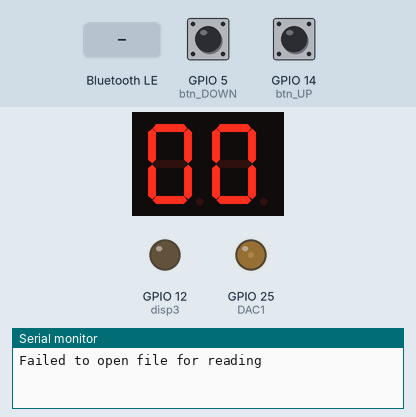
The sketch below on a simulated ESP32. Shown: 2-digit seven-segment display, output pins drawn as LEDs (lit = HIGH), the last lines printed to the serial monitor. Wiring (inferred from the names in the program): 2-digit 7-segment display, segments lit when LOW: segments GPIO 15, GPIO 16, GPIO 17, GPIO 18, GPIO 19, GPIO 21, GPIO 22, GPIO 27; digit selects GPIO 23, GPIO 4. Inputs (shaded band) come from the test bench; at power-on: GPIO 14 (btn_UP) HIGH, GPIO 5 (btn_DOWN) HIGH. Storage starts empty; nothing arrives over Bluetooth unless stated; the segment pins are drawn as the display they are named for; a phone connects over Bluetooth LE 3 s after start; pins used as bus, display or sensor lines are not drawn.

Above: at 2.2 s.
2.3 s: GPIO 14 (btn_UP) pulled LOW for 0.15 s
At 3.1 s:
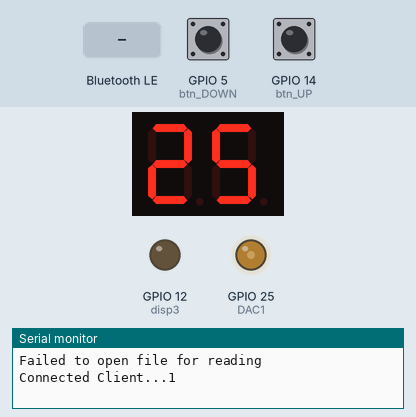
4.0 s: Bluetooth LE write "W" received
At 5.2 s:
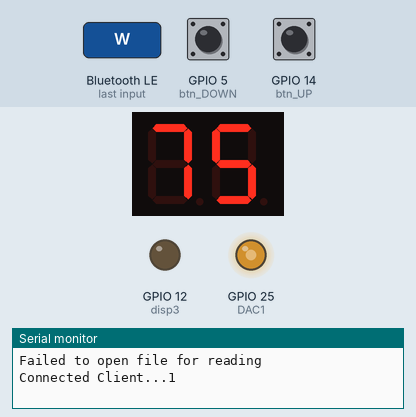
5.5 s: Bluetooth LE write "S" received
At 6.6 s:
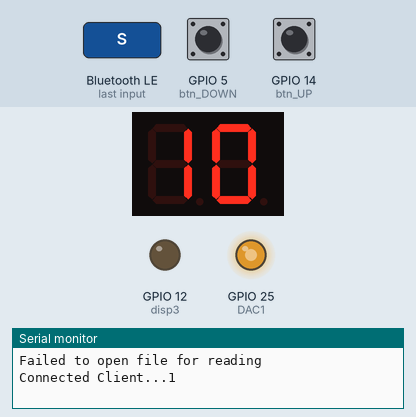
8.5 s: GPIO 5 (btn_DOWN) pulled LOW for 0.15 s
At 9.0 s:
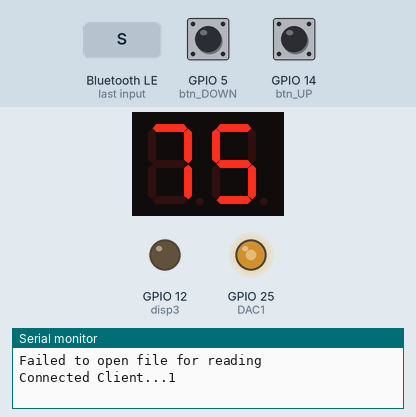
10.2 s: GPIO 5 (btn_DOWN) pulled LOW for 1 s
At 12.4 s:
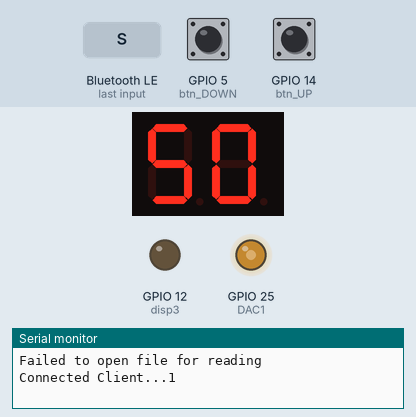
12.7 s: Bluetooth LE write "S" received
At 12.89 s:
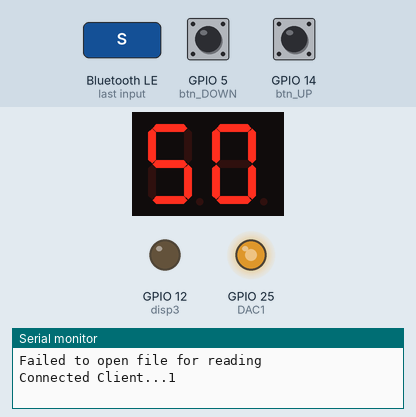
Timing chart, 0 to 15.7 s (numbered marks = the images above; inputs shaded):
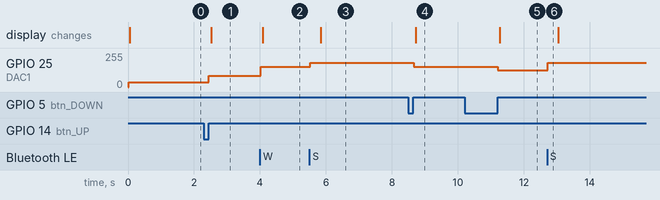

Measured:
- after the input at 2.3 s, GPIO 25 (DAC1): 35/255 → 85/255 after 0.15 s; the display: changes after 0.22 s (image 1)
- after the input at 4.0 s, GPIO 25 (DAC1): 85/255 → 151/255 at once; the display: changes after 0.08 s (image 2)
- after the input at 5.5 s, GPIO 25 (DAC1): 151/255 → 181/255 at once; the display: changes after 0.35 s (image 3)
- after the input at 8.5 s, GPIO 25 (DAC1): 181/255 → 151/255 after 0.16 s; the display: changes after 0.22 s (image 4)
- after the input at 10.2 s, GPIO 25 (DAC1): 151/255 → 124/255 after 1.0 s; the display: changes after 1.1 s (image 5)
- after the input at 12.7 s, GPIO 25 (DAC1): 124/255 → 181/255 at once

The sketch:

vav_ver_1_28012021.ino
```cpp
/*
  DEV by ThuongHuynh
  ESP32 connect to Winform APP use TCP/IP
*/

#include <Arduino.h>
#include <SPIFFS.h>

/////////////// BLE ///////////////
#include <BLEDevice.h>
#include <BLEServer.h>
#include <BLEUtils.h>
#include <BLE2902.h>

#define SERVICE_UUID        "00c01523-6e7f-48a7-924b-95d3cc8c30f4"
#define CHARACTERISTIC_UUID "00c01525-6e7f-48a7-924b-95d3cc8c30f4"


TaskHandle_t Task1;

#define DAC1 25
#define btn_UP 14
#define btn_DOWN 5
#define duration 5000
#define A 15
#define B 16
#define C 17
#define D 18
#define E 19
#define Fs 21
#define G 22
#define DP 27

#define disp1 23
#define disp2 4
#define disp3 12

#define numbersegments            \
  {                               \
    {0, 0, 0, 0, 0, 0, 1, 1},     \
        {1, 0, 0, 1, 1, 1, 1, 1}, \
        {0, 0, 1, 0, 0, 1, 0, 1}, \
        {0, 0, 0, 0, 1, 1, 0, 1}, \
        {1, 0, 0, 1, 1, 0, 0, 1}, \
        {0, 1, 0, 0, 1, 0, 0, 1}, \
        {0, 1, 0, 0, 0, 0, 0, 1}, \
        {0, 0, 0, 1, 1, 1, 1, 1}, \
        {0, 0, 0, 0, 0, 0, 0, 1}, \
        {0, 0, 0, 0, 1, 0, 0, 1}, \
  }
byte numbers[10][8] = numbersegments;
const int segments[8] = {A, B, C, D, E, Fs, G, DP};
int dem_button_UP = 5, stt_buzzer, stt_button,dem_button_DOWN = 5;
unsigned long t1;
int tmax_tempe = 3000, tmax_buzzer = 500;
String tempFlash;
String temp_dieuchinh;
int dac = 0;


// const char *ssid = "RD_DVES";
// const char *password = "dongvietdves";


#define dac0    35    //  0%
#define dac25   85   //  25%
#define dac50   124  //  50%
#define dac75   151  //  75%
#define dac100  181 //  100%


String str_domovan = "0";
String control = "0";


/////////// Function BLE //////

static BLEServer* pServer = NULL;
static BLECharacteristic* pCharacteristic = NULL;
static BLEAdvertising *pAdvertising = NULL;
static bool deviceConnected = false, flag_sleep = false, flag_scroll_off = false;

class MyServerCallbacks: public BLEServerCallbacks {
    void onConnect(BLEServer* pServer,esp_ble_gatts_cb_param_t *param) {

      deviceConnected = true;

      BLEDevice::startAdvertising();  // Cho phép quảng bá BLE cho các client khác
      Serial.print("Connected Client...");Serial.println( pServer->getConnectedCount());
      //Serial.print("Connected ID...");Serial.println( pServer->getConnId());
//      sprintf(
//        remoteAddress,
//        "%.2X:%.2X:%.2X:%.2X:%.2X:%.2X",        //************* ĐỌC ĐỊA CHỈ THIẾT BỊ KẾT NỐI *********
//        param->connect.remote_bda[0],
//        param->connect.remote_bda[1],
//        param->connect.remote_bda[2],
//        param->connect.remote_bda[3],
//        param->connect.remote_bda[4],
//        param->connect.remote_bda[5]
//      );
//
//      Serial.print("ESP32 CONNECT TO: ");Serial.println(remoteAddress);

    };

    void onDisconnect(BLEServer* pServer)
    {
      //pServer->disconnectClient();                                                     //*** DISCONNECT client theo ID mà lúc đầu kết nối ***
      //Serial.print("DisConnect...");Serial.println( pServer->getConnectedCount());
      Serial.print("DisConnect ID...");Serial.println( pServer->getConnId());
      //deviceConnected = false;                                                         //*** Luôn giữ TRUE vì vòng lặp loop phải sử dụng ***

////      digitalWrite(Led_Disconnect, LOW);
//      if(messageTmp.indexOf("@up") != -1 && messageTmp.indexOf("***") == -1) // ******* NẾU ĐANG GỬI HÌNH MÀ APP BỊ ĐÓNG THÌ RESET ESP32 **** TRÁNH BỊ ĐÈ GIÁ TRỊ NHẬN TRƯỚC ĐÓ
//      {
//        ESP.restart();
//      }

    }
};

class MyCallbacks: public BLECharacteristicCallbacks
{

    void onWrite(BLECharacteristic* pCharacteristic)
    {
      std::string rxValue = pCharacteristic->getValue();

      //Serial.print("CHUOI NHAN: ");Serial.println(rxValue.c_str());

                                                                // ************ SAU 1 GIỜ TỪ LÚC ĐIỀU KHIỂN LED SẼ TỰ TẮT ***********
      if (rxValue.length() <= 2)
      {                                                                       // ************ ĐIỀU KHIỂN TỪ REMOTE HOẶC APP ***********

          String getControl = rxValue.c_str();
          if(getControl == "L"){                             // ******* ĐIỀU KHIỂN THANK TỪ REMOTE ********
             dacWrite(DAC1, dac0);
             pCharacteristic->setValue(std::string("TSLW"));
             control = "0";
             dem_button_UP = 1;

          }
          if(getControl == "T"){                             // ******* ĐIỀU KHIỂN THANK TỪ REMOTE ********
             dacWrite(DAC1, dac50);
             pCharacteristic->setValue(std::string("TSLW"));
             control = "50";
             dem_button_UP = 3;

          }
          if(getControl == "W"){                             // ******* ĐIỀU KHIỂN THANK TỪ REMOTE ********
             dacWrite(DAC1, dac75);
             pCharacteristic->setValue(std::string("TSLW"));
             control = "75";
             dem_button_UP = 4;

          }
          if(getControl == "S"){                             // ******* ĐIỀU KHIỂN THANK TỪ REMOTE ********
             dacWrite(DAC1, dac100);
             pCharacteristic->setValue(std::string("TSLW"));
             control = "100";
             dem_button_UP = 5;

          }

      }
    }
};


String read_Flash_Mode()
{
  File file = SPIFFS.open("/ReadFlash.txt");
  if (!file)
  {
    Serial.println("Failed to open file for reading");
    return control;
  }
  String content;

  while (file.available())
  {
    content = file.readStringUntil('\n');
  }
  file.close();
  if (content != "")
  {
    return content;
  }else
    return control;

}
void write_Flash_Mode(String &movan)
{
  File file = SPIFFS.open("/ReadFlash.txt", FILE_WRITE);
  if (!file)
  {
    Serial.println("There was an error opening the file for writing");
    return;
  }
  file.print(movan);
  file.print("\n"); // xuong dong

  file.close();
}


void setsegments(int number, int digit, int ontime)
{
  for (int seg = 0; seg < 8; seg++)
  {
    if (numbers[number][seg] == 0)
    {
      digitalWrite(segments[seg], LOW);
    }
    else
    {
      digitalWrite(segments[seg], HIGH);
    }
  }
  digitalWrite(digit, HIGH);
  delayMicroseconds(ontime);
  digitalWrite(digit, LOW);
}

void Task1code(void *pvParameters)
{

  for (;;)
  {

    if (control == "0")
    {

      setsegments(0, disp1, duration);
      setsegments(0, disp2, duration);
    }
    if (control == "25")
    {
      setsegments(2, disp1, duration);
      setsegments(5, disp2, duration);
    }
    if (control == "50")
    {
      setsegments(5, disp1, duration);
      setsegments(0, disp2, duration); // **** HIỂN THỊ TRẠNG THÁI ĐIỀU KHIỂN LÊN LED 7 ĐOẠN ***
    }
    if (control == "75")
    {
      setsegments(7, disp1, duration);
      setsegments(5, disp2, duration);
    }
    if (control == "100")
    {
      setsegments(1, disp1, duration);
      setsegments(0, disp2, duration);
      setsegments(0, disp3, duration);
    }
    delay(5);
  }
}
void setup()
{
  //Serial.begin(115200);
  if (!SPIFFS.begin(true))
  {
    Serial.println("An Error has occurred while mounting SPIFFS");
  }
  initBLE();

  for (int t = 0; t < 8; t++)
  {
    pinMode(segments[t], OUTPUT);
    digitalWrite(segments[t], LOW);
  }
  pinMode(btn_UP, INPUT_PULLUP);
  pinMode(btn_DOWN, INPUT_PULLUP);
  pinMode(disp1, OUTPUT);
  pinMode(disp2, OUTPUT);
  pinMode(disp3, OUTPUT);

  digitalWrite(disp1, LOW);
  digitalWrite(disp2, LOW);
  digitalWrite(disp3, LOW);
  control = read_Flash_Mode();

  //Serial.println(control);
  if (control == "0")
  {
    dacWrite(DAC1, dac0);
    dem_button_UP = 1; // 1
  }
  if (control == "25")
  {
    dacWrite(DAC1, dac25);
    dem_button_UP = 2; // 2
  }
  if (control == "50")
  {
    dacWrite(DAC1, dac50);
    dem_button_UP = 3; // 3
  }
  if (control == "75")
  {
    dacWrite(DAC1, dac75);
    dem_button_UP = 4; // 4
  }
  if (control == "100")
  {
    dacWrite(DAC1, dac100);
    dem_button_UP = 5; // 5
  }

  xTaskCreatePinnedToCore( // **** CHO PHÉP XỬ LÝ TRÊN CORE 0 ESP32 ***
      Task1code,           /* Tên hàm sẽ xử lý trên core được chọn */
      "Task1",             /* Tên của tác vụ */
      1000,               /* Kích thướt của tác vụ */
      NULL,                /* Đối số đầu vào bạn muốn đưa vào bên trong hàm xử lý ở trên */
      3,                   /* Mức độ ưu tiên xử lý (0 là thấp nhất) */
      &Task1,              /* Tác vụ bạn khai báo ở phía trên */
      0);                  /* Chọn core bạn muốn chạy tác vụ (0 hoặc 1) */

  delay(1000);

}

//=======================================================================
//                    Main Program Loop
//=======================================================================
void loop()
{
    if (digitalRead(btn_UP) == 0 && dem_button_UP <5) // **** CHỜ NÚT NHẤN MODE ***
    {
      delay(20);
      if (digitalRead(btn_UP) == 1)
      {

//        delay(20);
//        if (digitalRead(btn_UP) == 1)
//        {
          dem_button_UP++;
          switch (dem_button_UP)
          {
          case 1:
            control = "0";
            dacWrite(DAC1, dac0);
            //Serial.println("UP------------0");
            break;
          case 2:
            control = "25";
            dacWrite(DAC1, dac25);
            //Serial.println("UP------------25");
            break;
          case 3:
            control = "50";
            dacWrite(DAC1, dac50);
            //Serial.println("UP------------50");
            break;
          case 4:
            control = "75";
            dacWrite(DAC1, dac75);
            //Serial.println("UP------------75");
            break;
          case 5:
            control = "100";
            dacWrite(DAC1, dac100);
            //Serial.println("UP------------100");
            dem_button_UP = 5;
            break;
          default:
            break;
        }
        write_Flash_Mode(control);
//        }
      }
    }


     if (digitalRead(btn_DOWN) == 0 && dem_button_UP != 1) // **** CHỜ NÚT NHẤN MODE ***
    {
      delay(20);
      if (digitalRead(btn_DOWN) == 1)
      {
//       delay(20);
//        if (digitalRead(btn_DOWN) == 1)
//        {
          dem_button_UP--;
          switch (dem_button_UP)
          {
          case 1:
            control = "0";
            dacWrite(DAC1, dac0);
            //Serial.println("DOWN------------0");
            break;
          case 2:
            control = "25";
            dacWrite(DAC1, dac25);
            //Serial.println("DOWN------------25");
            break;
          case 3:
            control = "50";
            dacWrite(DAC1, dac50);
            //Serial.println("DOWN------------50");
            break;
          case 4:
            control = "75";
            dacWrite(DAC1, dac75);
            //Serial.println("DOWN------------75");
            break;

          default:
            break;
          }

          write_Flash_Mode(control);
//      }
      }
    }

}

void initBLE()
{
  esp_bt_controller_mem_release(ESP_BT_MODE_CLASSIC_BT);           // *** GIẢI PHÓNG BT CLASSIC -> CHỈ DÙNG BLE
  esp_bt_controller_enable(ESP_BT_MODE_BLE);

  esp_err_t errRc=esp_ble_tx_power_set(ESP_BLE_PWR_TYPE_DEFAULT,ESP_PWR_LVL_P9);
  esp_ble_tx_power_set(ESP_BLE_PWR_TYPE_ADV, ESP_PWR_LVL_P9);
  esp_ble_tx_power_set(ESP_BLE_PWR_TYPE_SCAN ,ESP_PWR_LVL_P9);

  String devName = "VAV";
  String chipId = String((uint32_t)(ESP.getEfuseMac() >> 24), HEX);
  devName += '_';
  devName += chipId;
  BLEDevice::init(devName.c_str());
  pServer = BLEDevice::createServer();
  pServer->setCallbacks(new MyServerCallbacks());
  BLEService *pService = pServer->createService(SERVICE_UUID);
  pCharacteristic = pService->createCharacteristic(
                      CHARACTERISTIC_UUID,
                      BLECharacteristic::PROPERTY_READ   |
                      BLECharacteristic::PROPERTY_WRITE
//                      BLECharacteristic::PROPERTY_NOTIFY |
//                      BLECharacteristic::PROPERTY_INDICATE
                    );

  pCharacteristic->addDescriptor(new BLE2902());
  pCharacteristic->setCallbacks(new MyCallbacks());
  pService->start();

  pAdvertising = BLEDevice::getAdvertising();
  pAdvertising->addServiceUUID(SERVICE_UUID);
  pAdvertising->setScanResponse(false); // false
  //pAdvertising->setMinPreferred(0x0);
  pAdvertising->setMinPreferred(0x06);  // functions that help with iPhone connections issue
  pAdvertising->setMinPreferred(0x12);  // Mức độ ưu tiên
  BLEDevice::startAdvertising();
  //Serial.print("CORE INITBLE");Serial.println(xPortGetCoreID());
}
```
